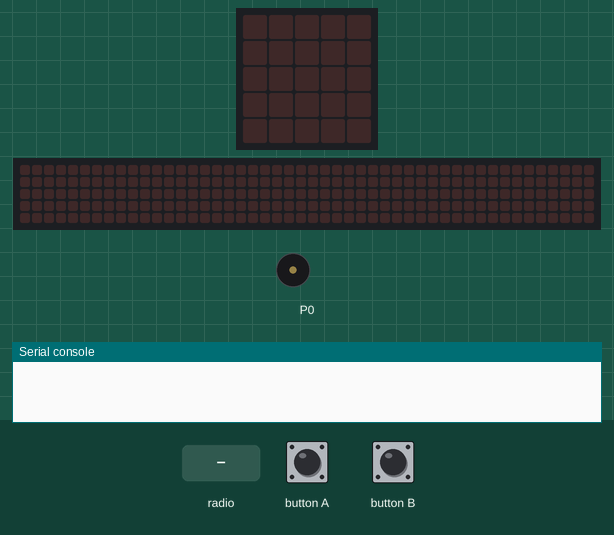
A program run on a simulated BBC micro:bit (MakeCode). On the bench: the board's 5×5 LED display, a strip that is not on the board, showing the scrolling text unrolled, buzzer (waves = sounding), the last lines printed to the serial console. The test bench sets the inputs (shaded band). No radio messages arrive unless stated (any console line starting 'radio sent:' is added by the test bench); the 48×5 strip is a reading aid, not a part: it shows the text the display is scrolling, unrolled, one strip-width of it at a time.

Above: at 1.2 s.
1.3 s: radio message "0" arrives
At 1.7 s:
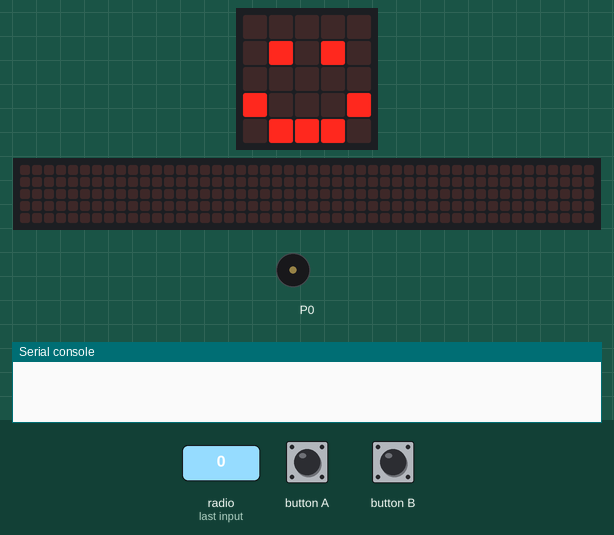
4.3 s: button B pressed for 0.15 s
At 5.9 s:
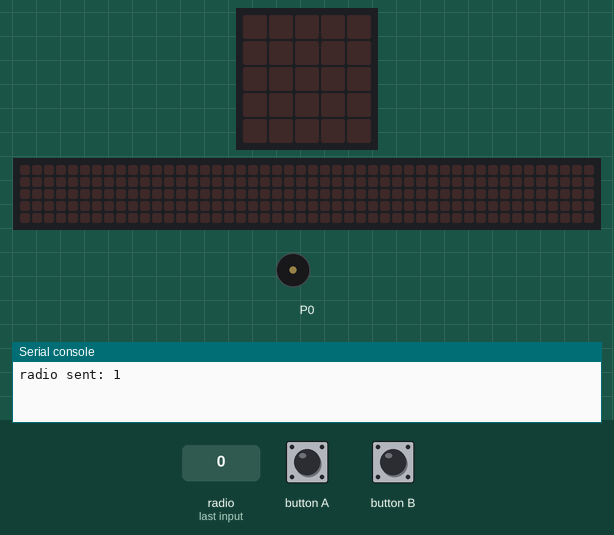
6.2 s: radio message "1" arrives
At 6.27 s:
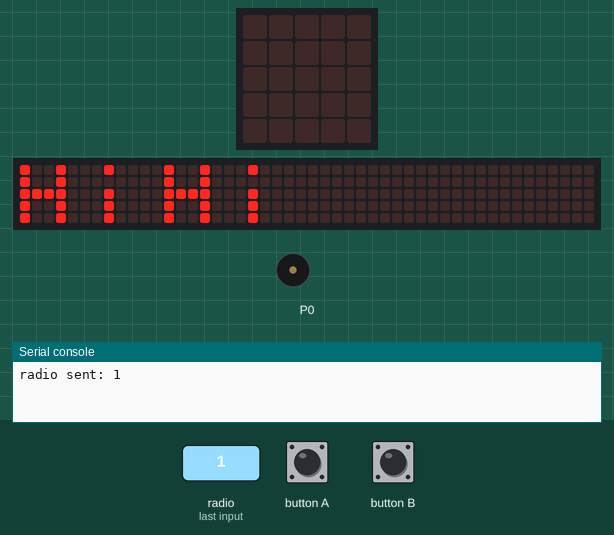
9.2 s: radio message "0" arrives
At 11.7 s:
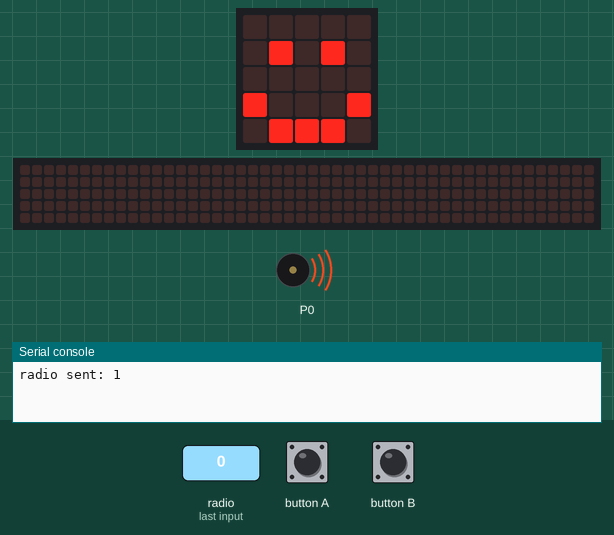
12.2 s: button B pressed for 0.15 s
At 13.9 s:
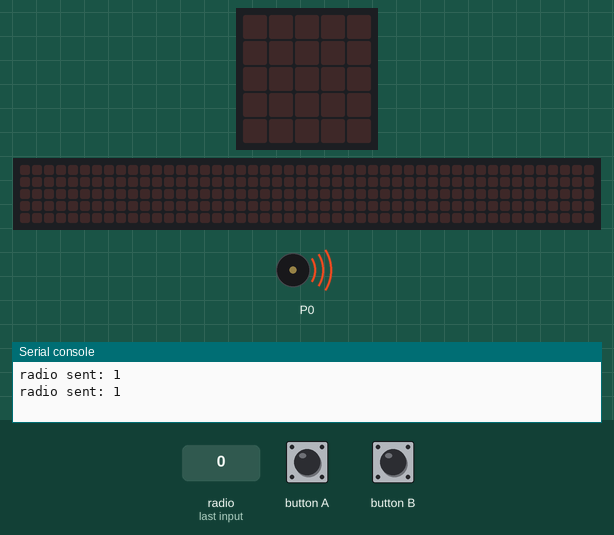
Timing chart, 0 to 15.6 s (numbered marks = the images above; inputs shaded):
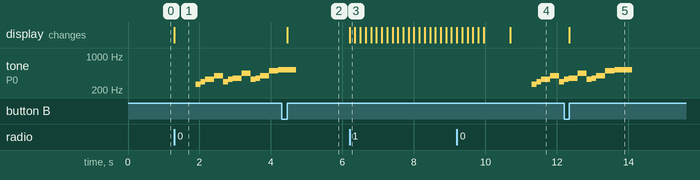

Measured:
- after the input at 1.3 s, tone on P0: plays 262 Hz for 0.13 s, 294 Hz for 0.13 s, 330 Hz for 0.26 s, 392 Hz for 0.26 s, 294 Hz for 0.13 s, 330 Hz for 0.13 s … (13 notes in this stretch), starting after 0.60 s; the display: changes at once (image 1)
- after the input at 4.3 s, the display: changes after 0.15 s (image 2)
- after the input at 6.2 s, the display: changes at once (image 3)
- after the input at 9.2 s, tone on P0: plays 262 Hz for 0.13 s, 294 Hz for 0.13 s, 330 Hz for 0.26 s, 392 Hz for 0.26 s, 294 Hz for 0.13 s, starting after 2.1 s; the display: first differs from a run without the input after 1.5 s (image 4)
- after the input at 12.2 s, the display: changes after 0.15 s (image 5)

The program:

main.ts
```typescript
radio.onReceivedNumber(function (receivedNumber) {
    if (receivedNumber == 0) {
        basic.showIcon(IconNames.Happy)
        music.startMelody(music.builtInMelody(Melodies.Ringtone), MelodyOptions.Once)
    } else {
        if (receivedNumber == 1) {
            basic.showString("HiHi")
        }
    }
})
input.onButtonPressed(Button.A, function () {
    radio.sendNumber(0)
})
input.onButtonPressed(Button.B, function () {
    radio.sendNumber(1)
    basic.clearScreen()
})
radio.setGroup(0)
```

test.ts
```typescript
// テストはここに来ます。このパッケージが拡張機能として使用されるときにはコンパイルされません。
```
